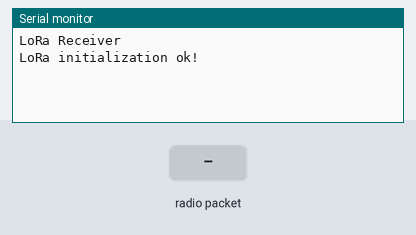
The program below on a simulated ESP32-S3. Shown: the last lines printed to the serial monitor. The inputs (shaded band) are chosen by the test bench. No radio packets arrive unless stated.

Above: at 1.2 s.
1.3 s: radio packet "1" arrives
At 2.5 s:
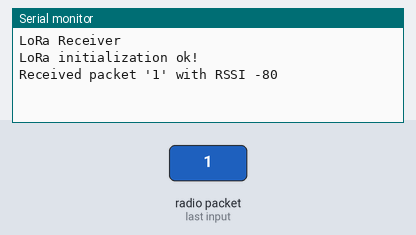
2.8 s: radio packet "0" arrives
At 3.8 s:
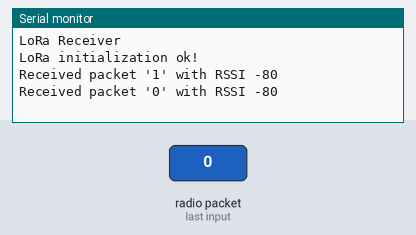
4.3 s: radio packet "2" arrives
At 5.0 s:
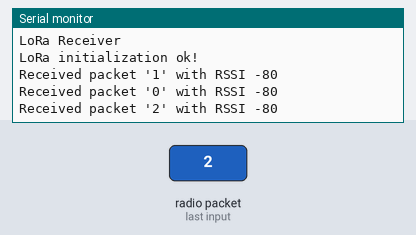

Measured:
- after the input at 1.3 s, the serial monitor: prints a new line at once (image 1)
- after the input at 2.8 s, the serial monitor: prints a new line at once (image 2)
- after the input at 4.3 s, the serial monitor: prints a new line at once (image 3)

The program:

main.cpp
```cpp
// #include <Arduino.h>
// // #include <RadioLib.h>
// #include <LoRa.h>
// #include <SPI.h>

// const uint8_t SCK_PIN_A = 37;
// const uint8_t MISO_PIN_A = 38;
// const uint8_t MOSI_PIN_A = 36;
// SPIClass* SPI_A;

// // const uint8_t SCK_PIN_B = 18;
// // const uint8_t MISO_PIN_B = 19;
// // const uint8_t MOSI_PIN_B = 23;
// // SPIClass* SPI_B;

// const uint32_t CS_PIN_A = 13;
// // const uint8_t CS_PIN_B = 5;

// const uint32_t RST_A = 35;
// // const uint8_t RST_B = 17;

// const uint32_t D0_A = 10;
// const uint8_t D1_A = 11;

// // const uint32_t D0_B = 25;
// // const uint8_t D1_B = 26;

// #define syncWord 0x45
// #define transmissionFreqA 915E6
// // #define transmissionFreqB 917E6

// // SX1276* radio_A;
// // SX1276* radio_B;


// LoRaClass radioA;
// LoRaClass radioB;

// int state_A;
// int state_B;

// String str_A;
// String str_B;


// // or using RadioShield
// // https://github.com/jgromes/RadioShield
// //SX1278 radio_A= RadioShield.ModuleA;

// void setup() {
//   Serial.begin(9600);

//   SPI_A = new SPIClass(HSPI);
//   SPI_A->begin(SCK_PIN_A, MISO_PIN_A, MOSI_PIN_A);

//   Serial.println("LoRa Receiver");

//   radioA.setPins(CS_PIN_A, RST_A, D0_A);
//   radioA.setSPI(SPI_A);

//   radioA.setBoostPins(5, 6);

//   if (!radioA.begin(transmissionFreqA)) {
//     Serial.println("Starting LoRa A failed!");
//   }

//   radioA.setSyncWord(syncWord);
//   // radioB.setSyncWord(syncWord);
//   Serial.println("LoRa Initializing OK!");

// }

// void loop() {


//   // Radio A
//   int packetSizeA = radioA.parsePacket();
//   if (packetSizeA) {
//     // received a packet
//     Serial.print("'");

//     // read packet
//     while (radioA.available()) {
//       Serial.print((char)radioA.read());
//     }

//     // print RSSI of packet
//     Serial.print("' with RSSI ");
//     Serial.print(",");
//     Serial.print(radioA.packetRssi());
//     Serial.print(",");
//     // print Freq Error of packet
//     Serial.print(" with Error ");
//     Serial.print(",");
//     Serial.print(radioA.packetFrequencyError());
//     Serial.print(",");
//     // print SNR of packet
//     Serial.print(" with SNR ");
//     Serial.print(",");
//     Serial.println(radioA.packetSnr());
//   }

// }

#include <SPI.h>
#include <LoRa.h>

void setup() {
  Serial.begin(9600);
  while (!Serial);

  Serial.println("LoRa Receiver");

  if (!LoRa.begin(915E6)) {
    Serial.println("Starting LoRa failed!");
    while (1);
  } else {
    Serial.println("LoRa initialization ok!");
  }
}

void loop() {
  // try to parse packet
  int packetSize = LoRa.parsePacket();
  if (packetSize) {
    // received a packet
    Serial.print("Received packet '");

    // read packet
    while (LoRa.available()) {
      Serial.print((char)LoRa.read());
    }

    // print RSSI of packet
    Serial.print("' with RSSI ");
    Serial.println(LoRa.packetRssi());
  }
}
```
